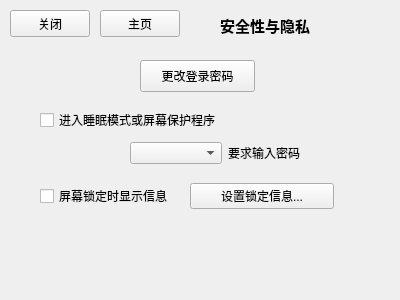
<?xml version="1.0" encoding="UTF-8"?>
<ui version="4.0">
 <class>Safcc</class>
 <widget class="QWidget" name="Safcc">
  <property name="geometry">
   <rect>
    <x>0</x>
    <y>0</y>
    <width>400</width>
    <height>300</height>
   </rect>
  </property>
  <property name="windowTitle">
   <string>Form</string>
  </property>
  <widget class="QPushButton" name="pushButton">
   <property name="geometry">
    <rect>
     <x>140</x>
     <y>60</y>
     <width>115</width>
     <height>32</height>
    </rect>
   </property>
   <property name="text">
    <string>更改登录密码</string>
   </property>
  </widget>
  <widget class="QCheckBox" name="checkBox">
   <property name="geometry">
    <rect>
     <x>40</x>
     <y>110</y>
     <width>191</width>
     <height>20</height>
    </rect>
   </property>
   <property name="text">
    <string>进入睡眠模式或屏幕保护程序</string>
   </property>
  </widget>
  <widget class="QPushButton" name="pushButton_3">
   <property name="geometry">
    <rect>
     <x>10</x>
     <y>10</y>
     <width>80</width>
     <height>27</height>
    </rect>
   </property>
   <property name="text">
    <string>关闭</string>
   </property>
  </widget>
  <widget class="QLabel" name="label_2">
   <property name="geometry">
    <rect>
     <x>220</x>
     <y>10</y>
     <width>161</width>
     <height>31</height>
    </rect>
   </property>
   <property name="font">
    <font>
     <pointsize>11</pointsize>
     <weight>75</weight>
     <bold>true</bold>
    </font>
   </property>
   <property name="text">
    <string>安全性与隐私</string>
   </property>
  </widget>
  <widget class="QPushButton" name="pushButton_4">
   <property name="geometry">
    <rect>
     <x>100</x>
     <y>10</y>
     <width>80</width>
     <height>27</height>
    </rect>
   </property>
   <property name="text">
    <string>主页</string>
   </property>
  </widget>
  <widget class="QWidget" name="layoutWidget">
   <property name="geometry">
    <rect>
     <x>40</x>
     <y>180</y>
     <width>294</width>
     <height>32</height>
    </rect>
   </property>
   <layout class="QHBoxLayout" name="horizontalLayout">
    <item>
     <widget class="QCheckBox" name="checkBox_2">
      <property name="text">
       <string>屏幕锁定时显示信息</string>
      </property>
     </widget>
    </item>
    <item>
     <widget class="QPushButton" name="pushButton_2">
      <property name="text">
       <string>设置锁定信息...</string>
      </property>
     </widget>
    </item>
   </layout>
  </widget>
  <widget class="QWidget" name="layoutWidget">
   <property name="geometry">
    <rect>
     <x>130</x>
     <y>140</y>
     <width>190</width>
     <height>26</height>
    </rect>
   </property>
   <layout class="QHBoxLayout" name="horizontalLayout_2">
    <item>
     <widget class="QComboBox" name="comboBox"/>
    </item>
    <item>
     <widget class="QLabel" name="label">
      <property name="text">
       <string>要求输入密码</string>
      </property>
     </widget>
    </item>
   </layout>
  </widget>
 </widget>
 <resources/>
 <connections/>
</ui>
